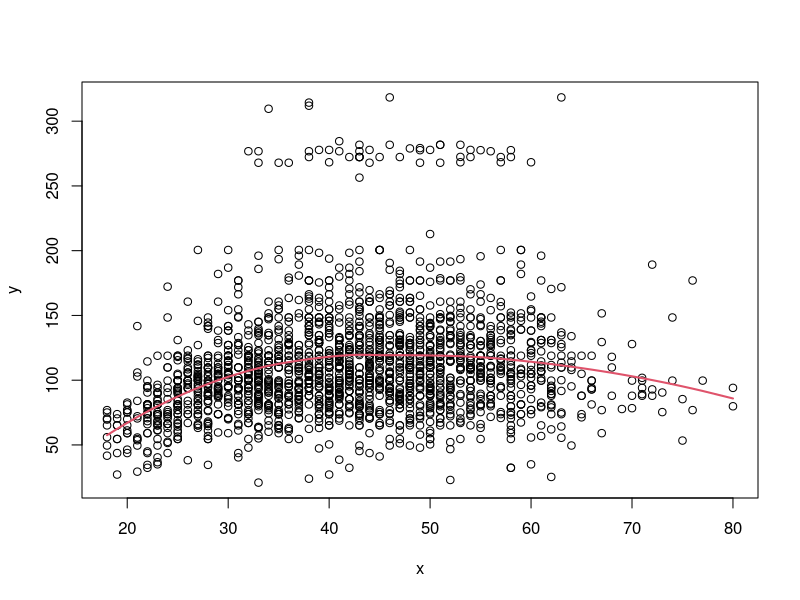
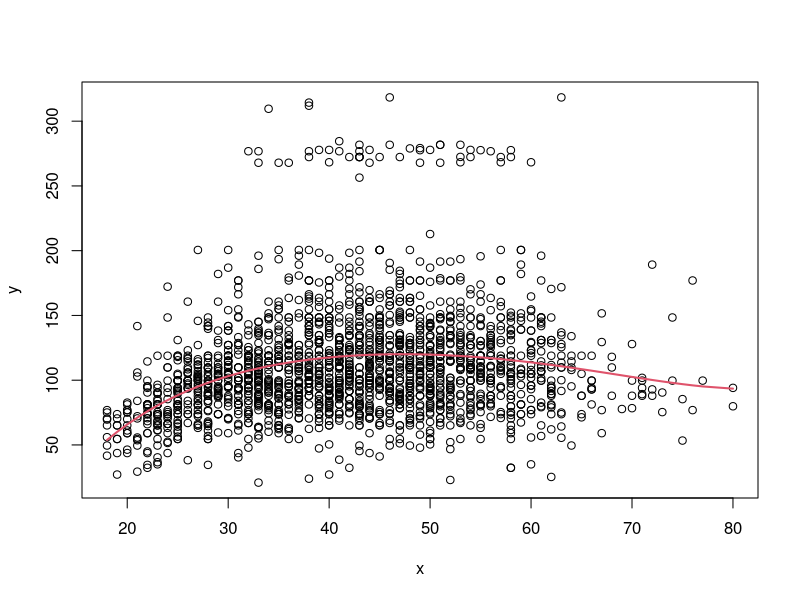

Write R code to recreate these figures, in order. (Note: this script raises an error after producing the figures.)
# read data
DATA <- read.table('KMOOC_2_03_dataset_salary.txt',header=TRUE)
dim(DATA)
data.train <- DATA[1:2000,]
data.test <- DATA[2001:3000,]

# loess
f.le <- loess(salary~age,data=data.train)
y.train.le <- predict(f.le,data.train)
y.test.le <- predict(f.le,data.test)
rmse.train.le <- sqrt(mean((y.train.le-data.train$salary)^2))
rmse.test.le <- sqrt(mean((y.test.le-data.test$salary)^2))

plot_fitted <- function(x,y,yhat) {
  plot(x,y)
  o <- order(x)
  lines(x[o],yhat[o],type='l',col=2,lwd=2)
}
plot_fitted(data.train$age,data.train$salary,y.train.le)

# polynomial regression
f.pl <- lm(salary~poly(age,5,raw=TRUE),data=data.train)
y.train.pl <- predict(f.pl,data.train)
y.test.pl <- predict(f.pl,data.test)
rmse.train.pl <- sqrt(mean((y.train.pl-data.train$salary)^2))
rmse.test.pl <- sqrt(mean((y.test.pl-data.test$salary)^2))
plot_fitted(data.train$age,data.train$salary,y.train.pl)

# spline
#install.packages('splines')
library(splines)

cutpt <- quantile(age,prob=seq(0,1,by=0.25))
cutpt <- cutpt[2:(length(cutpt)-1)]
f.sp <- lm(salary~bs(age,knots=cutpt),data=data.train)

y.train.sp <- predict(f.sp,data.train)
y.test.sp <- predict(f.sp,data.test)
rmse.train.sp <- sqrt(mean((y.train.sp-data.train$salary)^2))
rmse.test.sp <- sqrt(mean((y.test.sp-data.test$salary)^2))
plot_fitted(data.train$age,data.train$salary,y.train.sp)

# summary
rmse.mat = matrix(c(rmse.train.le,rmse.test.le,
                    rmse.train.pl,rmse.test.pl,
                    rmse.train.sp,rmse.test.sp),nrow=2)
colnames(rmse.mat) <- c('loess','poly','spline')
barplot(rmse.mat,beside=TRUE)